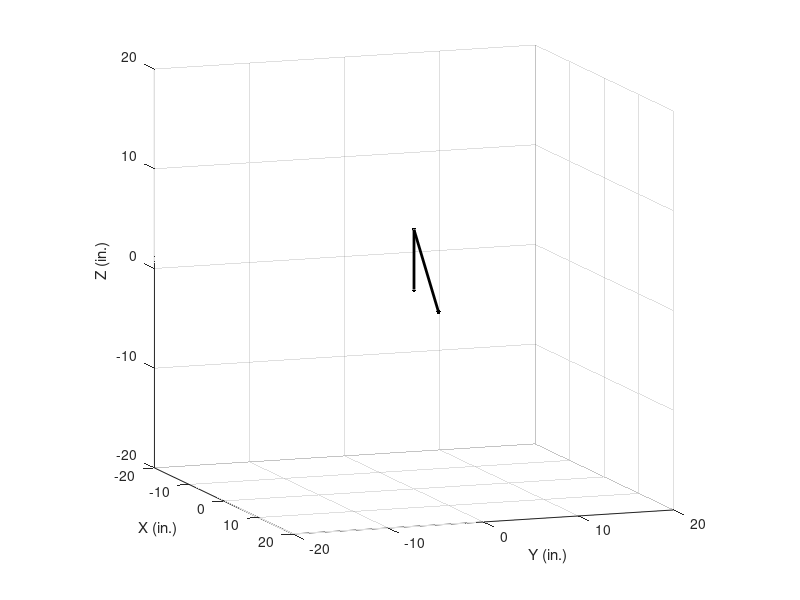

MATLAB code to generate this figure: (Note: this script raises an error after producing the figure.)


close all
pause on;  % Set this to on if you want to watch the animation
GraphingTimeDelay = 0.05; % The length of time that Matlab should pause between positions when graphing, if at all, in seconds.
totalTimeSteps = 100; % Number of steps in the animation

% Generate the starting and final joint angles, and gripper distance
% Set values manually, or randomise as shown below
% q01 = 0;
% q02 = 0;
% q03 = 0;
% q04 = 0;
% q05 = 0;
% g0 = 2;
% 
% q11 = 0;
% q12 = 0;
% q13 = 0;
% q14 = 0;
% q15 = 0;
% g1 = 0;

%Use below code if you want to randomise
q01 = rand(1) * 2 * pi;
d2 = rand(1) * 6;
q03 = rand(1) * 2 * pi;
% q04 = rand(1) * 2 * pi;
% q05 = rand(1) * 2 * pi;
% g0 = rand(1) * 2;

q11 = rand(1) * 2 * pi;
d12 = rand(1) *6;
q13 = rand(1) * 2 * pi;
% q14 = rand(1) * 2 * pi;
% q15 = rand(1) * 2 * pi;
% g1 = 0;

% Setup plot
figure
scale_f = 20;
axis vis3d
axis(scale_f*[-1 1 -1 1 -1 1])
grid on
view(70,10)
xlabel('X (in.)')
ylabel('Y (in.)')
zlabel('Z (in.)')

% Plot robot initially
hold on
hrobot = plot3([0 0 7.07], [0 0 0], [0 6 -1.07],'k.-','linewidth',2,'markersize',10);

% Animate the vector
pause(GraphingTimeDelay);
for i = 1:totalTimeSteps
   
    t = i/totalTimeSteps;
    pos = RPR_fk(q01*(1-t) + q11*(t), d2*(1-t) + d12*(t), q03*(1-t) + q13*(t));
    
    set(hrobot,'xdata',[pos(1, 1) pos(2, 1) pos(3, 1) pos(4, 1)]',...
        'ydata',[pos(1, 2) pos(2, 2) pos(3, 2) pos(4, 2)]',...
        'zdata',[pos(1, 3) pos(2, 3) pos(3, 3) pos(4, 3)]');
    
    pause(GraphingTimeDelay);
end